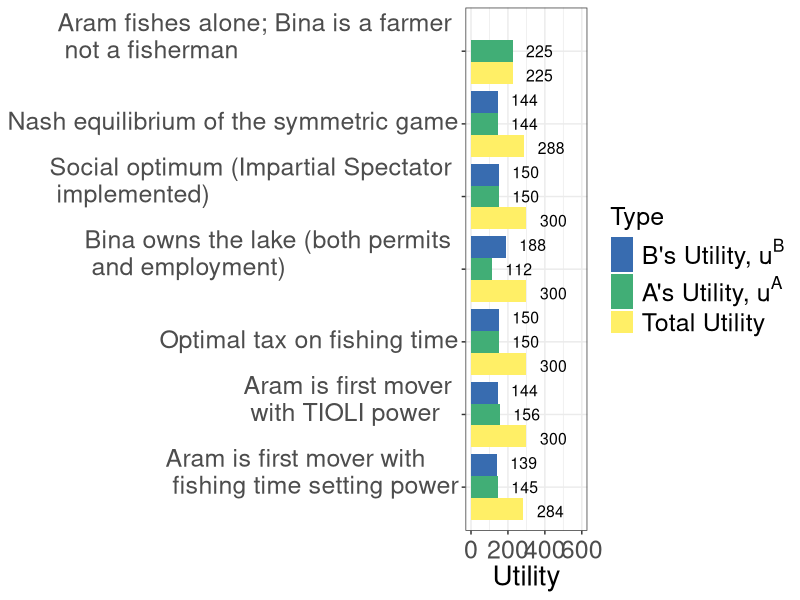
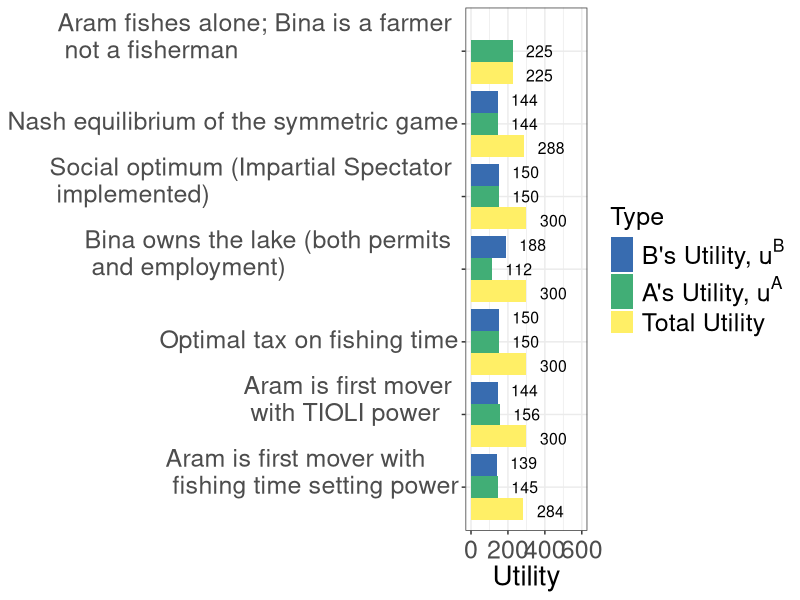

Source code (R) for these figures, in order:
library(tidyverse)
par(mar =  c(10, 10, 4, 4))
ua <- c(225, 144, 150, 112, 150,156,145)
ub <- c(NA, 144, 150, 188, 150,144,139)
point <- c("1", "2", "3", "4", "5","6","7")
totalu <- c(225, 288, 300, 300, 300,300,284)
df <- tibble(point, ua, ub, totalu)
dfnar <- 
  df %>% 
  gather(type, Utility, -point) %>% 
  arrange(point)
xaxislabs <- c("a",  "b",  expression(paste(t^A)), expression(paste(t^B)), "z")
x1 <- c(expression(paste("Aram fishes alone; \n Bina is a farmer \n not a fisherman")))
x2 <- c(expression(paste("Nash equilibrium of \n the symmetric  game")))
x3 <- c(expression(paste("Social optimum (Impartial Spectator \n implemented)")))
x4 <- c(expression(paste("Bina owns the lake (both permits \n and employment)")))
x5 <- c(expression(paste("Optimal tax on fishing time")))
x6 <- c(expression(paste("Aram is first mover \n with TIOLI power")))
x7 <- c(expression(paste("Aram is first mover with \n fishing time setting power")))
dfplot <-
  dfnar %>%
  mutate(point = factor(point, levels = c("1", "2", "3", "4", "5","6","7")),
         type = factor(type, levels = c("ua","ub", "totalu")))

dfnar$point <- factor(dfnar$point, levels = c("7", "6", "5", "4", "3","2","1"))

plot1 <- dfnar %>% 
  ggplot(aes(x = point, y = Utility)) +
  geom_bar(aes(group = type, fill = type), stat = "identity", position = position_dodge()) + 
  #geom_text(aes(x=point,y=Utility,label=Utility),vjust=90) + 
  #geom_text(aes(x = point, y = Utility, label = Utility)) +
  #scale_x_discrete(labels = xaxislabs) + 
  scale_x_discrete(labels=c("1" = "Aram fishes alone; Bina is a farmer \n not a fisherman", "2" = "Nash equilibrium of the symmetric game",
                            "3" = "Social optimum (Impartial Spectator \n implemented)", "4" = x4, "5" = x5, "6" = x6, "7" = x7)) +
  scale_y_continuous(breaks = seq(0,600,200),
                     labels = seq(0,600,200),
                     limits = c(0,600)) +
  scale_fill_manual(values=c("#386cb0","#41AE76","#FFEF66"), 
                    name = "Type",
                    breaks = c("ub","ua", "totalu"), 
                    labels = c(expression(paste("B's Utility, ", u^B)), expression(paste("A's Utility, ", u^A)), paste("Total Utility")))+
  #xlab("Point in the Edgeworth Box") + 
  theme_bw() +
  theme(legend.position = "right",
        legend.text.align = 0,
        axis.title = element_text(size = 20),
        axis.title.y = element_blank(),
        axis.text.y = element_text(size = 18),
        #legend.title = element_text(size = 16),
        legend.text = element_text(size = 18),
        legend.title = element_text(size = 18),
        axis.text.x  = element_text(vjust = 0.5, size = 18)) + 
  geom_text(
    aes(x = point, y = Utility, label = Utility, group = type), 
    hjust = -0.5, size = 4,
    position = position_dodge(width = 1),
    inherit.aes = TRUE
  ) + 
  coord_flip() 
plot1 



ggsave("coordination_failures/bargraph.pdf", plot1, width = 11, height = 7)

# scale_fill_discrete(name = "", 
#                     breaks = c("ua", "ub", "totalu"), 
#                     labels = c(expression(paste("A's Utility, ", u^A)), expression(paste("B's Utility, ",u^B), "Total Utility"))
# ) +
#   scale_color_discrete(name = "", 
#                        breaks = c("ua", "ub", "totalu"), 
#                        labels = c(expression(paste("A's Utility, ", u^A)), expression(paste("B's Utility, ",u^B), "Total Utility"))
#   ) +
